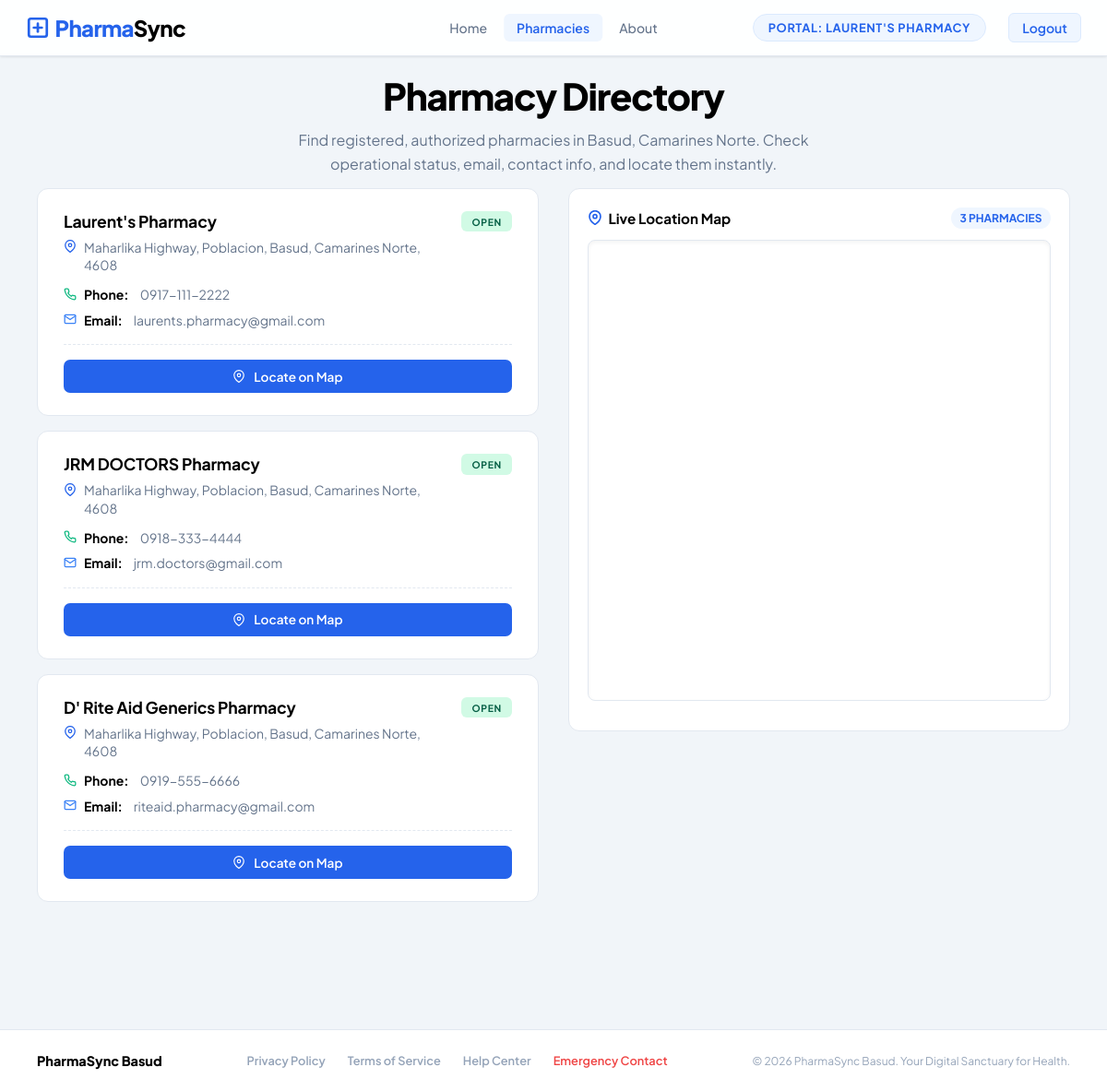
The page /customer_pharmacies.php (signed in) on the database its author committed.
### tables this page shows
CREATE TABLE IF NOT EXISTS pharmacies (
    id INT AUTO_INCREMENT PRIMARY KEY,
    name VARCHAR(100) NOT NULL,
    username VARCHAR(50) NOT NULL UNIQUE,
    password_hash VARCHAR(255) NOT NULL,
    code VARCHAR(20) NOT NULL UNIQUE,
    address VARCHAR(255) NOT NULL,
    contact_number VARCHAR(50),
    email VARCHAR(100),
    latitude DECIMAL(10, 8) DEFAULT 14.0702,
    longitude DECIMAL(11, 8) DEFAULT 122.9610,
    is_open BOOLEAN DEFAULT TRUE,
    last_sync DATETIME DEFAULT CURRENT_TIMESTAMP ON UPDATE CURRENT_TIMESTAMP
);

### customer_pharmacies.php (the view, shortened to what this page needs)
<?php
$coreDB = getDBConnection('pharmasync_core');
$stmt = $coreDB->query("SELECT id, name, code, address, contact_number, email, latitude, longitude, is_open FROM pharmacies ORDER BY id ASC");
$pharmacies = $stmt->fetchAll();
?>
<!DOCTYPE html>
<html lang="en">
<head>
    <link rel="stylesheet" href="assets/css/global.css">
    <link rel="stylesheet" href="assets/css/customer_pharmacies.css">
</head>
<body>
<?php require_once 'includes/navbar.php'; ?>
<div class="layout">
    <main class="main-content">
        <section class="pharm-header" style="padding: 0.5rem 0 0.85rem;">
            <h1 class="pharm-title">Pharmacy Directory</h1>
            <p class="pharm-subtitle">
                Find registered, authorized pharmacies in Basud, Camarines Norte. Check operational status, email, contact info, and locate them instantly.
            </p>
        </section>
        <section class="pharm-main">
            <div class="pharm-grid">
                <div class="pharm-listings">
                    <?php if (empty($pharmacies)): ?>
                        <div class="pharm-card" style="text-align: center; padding: 3rem; color: var(--text-muted);">
                            <p style="font-size: 1.1rem; font-weight: 600; margin: 0 0 0.5rem;">No pharmacies registered</p>
                            <p style="font-size: 0.9rem; margin: 0;">Contact the health system administrator to register your node.</p>
                        </div>
                    <?php else: ?>
                        <?php foreach ($pharmacies as $pharm): ?>
                            <div class="pharm-card" id="pharm-card-<?= $pharm['id'] ?>">
                                <div class="pharm-card-header">
                                    <div class="pharm-info">
                                        <h3 class="pharm-name"><?= htmlspecialchars($pharm['name']) ?></h3>
                                        <div class="pharm-address" style="margin-bottom: 0.75rem;">
                                            <svg width="14" height="14" viewBox="0 0 24 24" fill="none"
                                                 stroke="currentColor" stroke-width="2.2"
                                                 stroke-linecap="round" stroke-linejoin="round" style="color: var(--primary);">
                                                <path d="M21 10c0 7-9 13-9 13s-9-6-9-13a9 9 0 0 1 18 0z"></path>
                                                <circle cx="12" cy="10" r="3"></circle>
                                            </svg>
                                            <span><?= htmlspecialchars($pharm['address']) ?></span>
                                        </div>
                                        <div class="pharm-address" style="margin-bottom: 0.5rem;">
                                            <strong style="color: var(--text-main); margin-right: 0.25rem;">Phone:</strong>
                                            <span><?= htmlspecialchars($pharm['contact_number']) ?></span>
                                        </div>
                                        <div class="pharm-address">
                                            <svg width="14" height="14" viewBox="0 0 24 24" fill="none"
                                                 stroke="currentColor" stroke-width="2.2"
                                                 stroke-linecap="round" stroke-linejoin="round" style="color: #3B82F6;">
                                                <path d="M4 4h16c1.1 0 2 .9 2 2v12c0 1.1-.9 2-2 2H4c-1.1 0-2-.9-2-2V6c0-1.1.9-2 2-2z"></path>
                                                <polyline points="22,6 12,13 2,6"></polyline>
                                            </svg>
                                            <strong style="color: var(--text-main); margin-right: 0.25rem;">Email:</strong>
                                            <span><?= htmlspecialchars($pharm['email'] ?? '—') ?></span>
                                        </div>
                                    </div>
                                    <span class="pharm-status <?= $pharm['is_open'] ? 'open' : 'closed' ?>">
                                        <?= $pharm['is_open'] ? 'OPEN' : 'CLOSED' ?>
                                    </span>
                                </div>
                                <div class="pharm-actions" style="margin-top: 1rem; padding-top: 1rem; border-top: 1px dashed var(--border);">
                                    <button class="pharm-btn primary" onclick="focusPharmacyOnMap('<?= addslashes($pharm['name']) ?>')" style="width: 100%;">
                                        <svg width="14" height="14" viewBox="0 0 24 24" fill="none" stroke="currentColor" stroke-width="2" stroke-linecap="round" stroke-linejoin="round" style="margin-right: 0.2rem;"><path d="M21 10c0 7-9 13-9 13s-9-6-9-13a9 9 0 0 1 18 0z"></path><circle cx="12" cy="10" r="3"></circle></svg>
                                        Locate on Map
                                    </button>
                                </div>
                            </div>
                        <?php endforeach; ?>
                    <?php endif; ?>
                </div>
                <div class="pharm-sidebar">
                    <div class="pharm-map-card">
                        <div class="pharm-map-header" style="margin-bottom: 0.75rem;">
                            <h3 style="display:flex; align-items:center; gap:0.4rem; color:var(--text-main); font-weight:700; font-size:0.95rem; margin:0;">
                                <svg width="16" height="16" viewBox="0 0 24 24" fill="none" stroke="currentColor" stroke-width="2.5" style="color:var(--primary);"><path d="M21 10c0 7-9 13-9 13s-9-6-9-13a9 9 0 0 1 18 0z"></path><circle cx="12" cy="10" r="3"></circle></svg>
                                Live Location Map
                            </h3>
                            <span style="font-size:0.75rem; background:var(--primary-light); color:var(--primary); padding:0.25rem 0.6rem; border-radius:1rem; font-weight:700;">3 PHARMACIES</span>
                        </div>
                        <iframe id="googleMap" src="https://maps.google.com/maps?q=Laurent's%20Pharmacy,%20Basud,%20Camarines%20Norte&t=&z=16&ie=UTF8&iwloc=&output=embed" style="width: 100%; height: 500px; border-radius: 8px; border: 1px solid var(--border); box-shadow: inset 0 2px 4px rgba(0,0,0,0.05); margin-bottom: 0.5rem; z-index: 1;" allowfullscreen="" loading="lazy"></iframe>
                    </div>
                </div>
            </div>
        </section>
    </main>
</div>
<?php require_once 'includes/footer.php'; ?>
</body>
</html>

### assets/css/global.css (style rules this page uses)
:root { --primary: #2563EB; --primary-hover: #1D4ED8; --primary-dark: #1E3A8A; --primary-light: #EFF6FF; --primary-mid: #DBEAFE; --success: #10B981; --success-light: #D1FAE5; --warning: #F59E0B; --warning-light: #FEF3C7; --danger: #EF4444; --danger-light: #FEE2E2; --text-main: #000000; --text-sub: #334155; --text-muted: #64748B; --text-faint: #94A3B8; --bg-page: #F1F5F9; --bg-surface: #FFFFFF; --border: #E2E8F0; --border-light: #F1F5F9; --sidebar-w: 256px; --navbar-h: 70px; --shadow-sm: 0 1px 3px rgba(0, 0, 0, 0.06), 0 1px 2px rgba(0, 0, 0, 0.04); --shadow-md: 0 4px 12px rgba(0, 0, 0, 0.06), 0 2px 6px rgba(0, 0, 0, 0.04); --shadow-lg: 0 10px 30px rgba(0, 0, 0, 0.08), 0 4px 12px rgba(0, 0, 0, 0.05); --shadow-xl: 0 20px 40px rgba(0, 0, 0, 0.1), 0 8px 20px rgba(0, 0, 0, 0.06); --ease: cubic-bezier(0.4, 0, 0.2, 1); --transition: all 0.22s var(--ease); }
*, *::before, *::after { margin: 0; padding: 0; box-sizing: border-box; }
html, body { width: 100%; height: 100%; overflow: hidden; }
body { font-family: 'Plus Jakarta Sans', -apple-system, BlinkMacSystemFont, sans-serif; background: var(--bg-page); color: var(--text-main); min-height: 100vh; display: flex; flex-direction: column; -webkit-font-smoothing: antialiased; }
.layout { display: flex; flex: 1; width: 100%; min-height: calc(100vh - var(--navbar-h)); align-items: stretch; }
.main-content { flex: 1; min-width: 0; padding: 0.75rem 2.5rem 2rem; box-sizing: border-box; overflow-y: auto; }

### assets/css/customer_pharmacies.css (style rules this page uses)
.pharm-header { padding: 3rem 0 2rem; text-align: center; }
.pharm-title { font-size: 2.5rem; font-weight: 800; color: var(--text-main); letter-spacing: -0.03em; line-height: 1.15; margin: 0 0 0.75rem; }
.pharm-subtitle { font-size: 1rem; color: var(--text-muted); line-height: 1.6; margin: 0 auto; max-width: 620px; }
.pharm-main { width: 100%; margin-bottom: 3rem; }
.pharm-grid { display: grid; grid-template-columns: 1fr 1fr; gap: 2rem; align-items: start; }
.pharm-listings { display: flex; flex-direction: column; gap: 1rem; }
.pharm-card { background: var(--bg-surface); border: 1px solid var(--border); border-radius: 12px; padding: 1.5rem 1.75rem; transition: var(--transition); }
.pharm-card-header { display: flex; justify-content: space-between; align-items: flex-start; margin-bottom: 1rem; gap: 1rem; }
.pharm-info { flex: 1; min-width: 0; }
.pharm-name { font-size: 1.1rem; font-weight: 700; color: var(--text-main); margin: 0 0 0.5rem; letter-spacing: -0.01em; }
.pharm-address { display: flex; align-items: flex-start; gap: 0.5rem; font-size: 0.875rem; color: var(--text-muted); line-height: 1.4; }
.pharm-address svg { flex-shrink: 0; margin-top: 0.1rem; color: var(--text-faint); }
.pharm-status { font-size: 0.65rem; font-weight: 700; letter-spacing: 0.06em; text-transform: uppercase; padding: 0.3rem 0.7rem; border-radius: 6px; white-space: nowrap; flex-shrink: 0; }
.pharm-status.open { background: #D1FAE5; color: #065F46; }
.pharm-actions { display: flex; align-items: center; gap: 0.5rem; flex-wrap: wrap; }
.pharm-btn { font-family: inherit; font-size: 0.85rem; font-weight: 600; border: none; border-radius: 7px; cursor: pointer; transition: var(--transition); display: flex; align-items: center; justify-content: center; gap: 0.35rem; }
.pharm-btn.primary { background: var(--primary); color: white; padding: 0.6rem 1rem; }
.pharm-sidebar { display: flex; flex-direction: column; gap: 1.5rem; position: sticky; top: calc(var(--navbar-h) + 1rem); }
.pharm-map-card { background: var(--bg-surface); border: 1px solid var(--border); border-radius: 12px; padding: 1.25rem; overflow: hidden; }
.pharm-map-header { display: flex; justify-content: space-between; align-items: center; margin-bottom: 1rem; }
.pharm-map-header h3 { font-size: 0.95rem; font-weight: 700; color: var(--text-main); margin: 0; }

### rows shown on the page
pharmacies: name "Laurent's Pharmacy", address "Maharlika Highway, Poblacion, Basud, Camarines Norte, 4608", contact_number "0917-111-2222", email "laurents.pharmacy@gmail.com", is_open "OPEN"
pharmacies: name "JRM DOCTORS Pharmacy", address "Maharlika Highway, Poblacion, Basud, Camarines Norte, 4608", contact_number "0918-333-4444", email "jrm.doctors@gmail.com", is_open "OPEN"
pharmacies: name "D' Rite Aid Generics Pharmacy", address "Maharlika Highway, Poblacion, Basud, Camarines Norte, 4608", contact_number "0919-555-6666", email "riteaid.pharmacy@gmail.com", is_open "OPEN"

### other values the page prints
$item['label'] "Home"
$item['label'] "Pharmacies"
$item['label'] "About"
$pharmaName "LAURENT'S PHARMACY"
